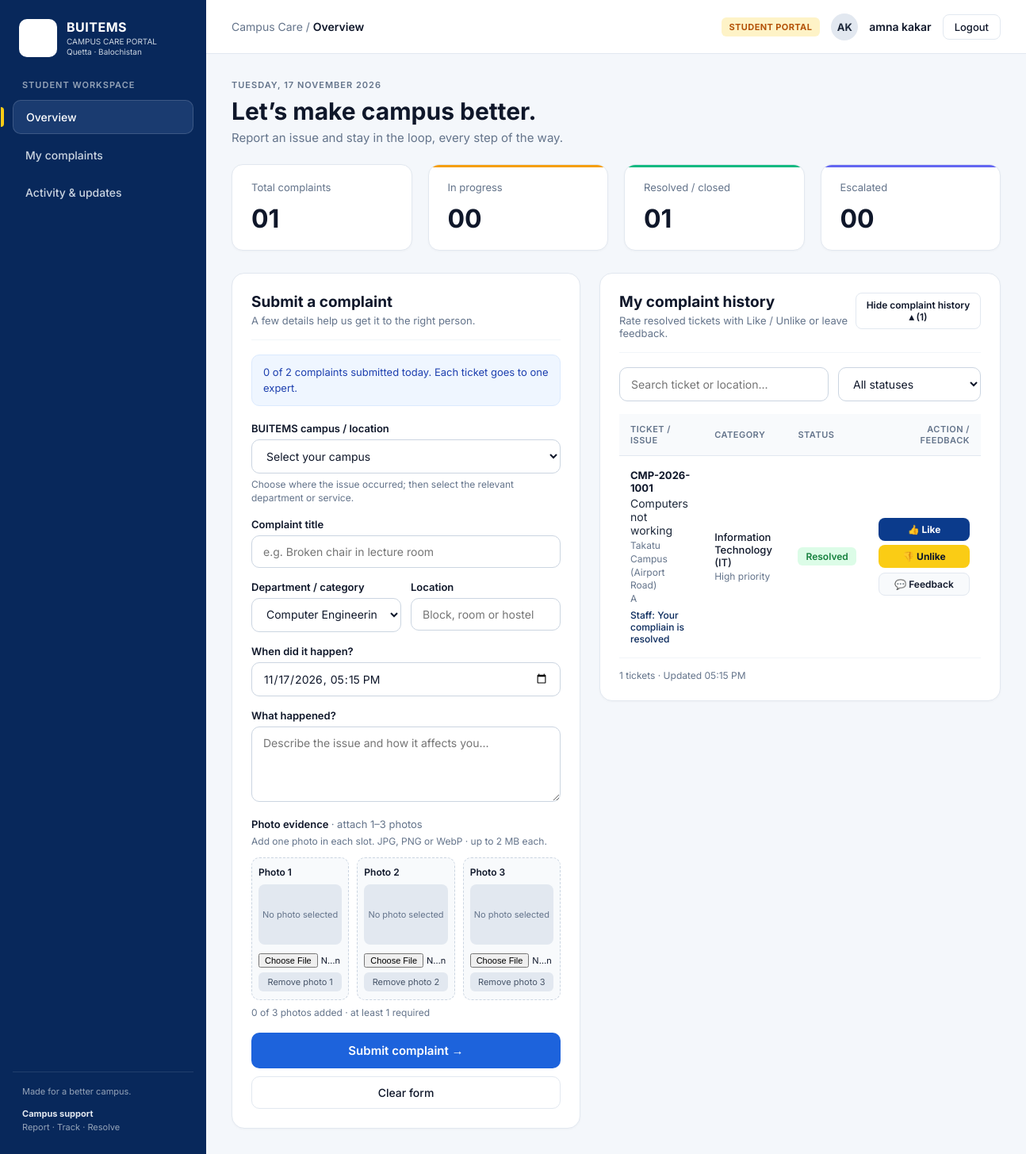
Screenshot of /student_dashboard.php (signed in) with the database file from the repository.
### tables this page shows
CREATE TABLE `users` (
  `id` int(11) NOT NULL,
  `full_name` varchar(100) NOT NULL,
  `email` varchar(120) NOT NULL,
  `password` varchar(255) NOT NULL,
  `role` enum('student','staff','admin') DEFAULT 'student',
  `created_at` timestamp NOT NULL DEFAULT current_timestamp()
);

CREATE TABLE `complaints` (
  `id` int(11) NOT NULL,
  `ticket_code` varchar(30) NOT NULL,
  `student_id` int(11) NOT NULL,
  `campus` varchar(100) NOT NULL,
  `title` varchar(200) NOT NULL,
  `department` varchar(100) NOT NULL,
  `location` varchar(150) NOT NULL,
  `incident_time` datetime NOT NULL,
  `description` text NOT NULL,
  `photo1` varchar(255) NOT NULL,
  `photo2` varchar(255) DEFAULT NULL,
  `photo3` varchar(255) DEFAULT NULL,
  `priority` enum('Low','Medium','High') DEFAULT 'Medium',
  `status` enum('Assigned','In Progress','Resolved','Escalated','Closed','Reopened') DEFAULT 'In Progress',
  `admin_notes` text DEFAULT NULL,
  `created_at` timestamp NOT NULL DEFAULT current_timestamp(),
  `assigned_staff_id` int(11) DEFAULT NULL
);

### student_dashboard.php (the view, shortened to what this page needs)
<?php
$host = "localhost";
$dbname = "buitems_complaints";
$username = "root";
$password = "";
try {
    $pdo = new PDO("mysql:host=$host;dbname=$dbname;charset=utf8mb4", $username, $password);
    $pdo->setAttribute(PDO::ATTR_ERRMODE, PDO::ERRMODE_EXCEPTION);
} catch (PDOException $e) {
    die("Database connection failed: " . $e->getMessage());
}
$student_id = $_SESSION['user_id'];
$stmtUser = $pdo->prepare("SELECT full_name, email FROM users WHERE id = ? AND role = 'student'");
$stmtUser->execute([$student_id]);
$currentUser = $stmtUser->fetch(PDO::FETCH_ASSOC);
$student_name = $currentUser['full_name'];
$name_parts = explode(' ', trim($student_name));
$initials = strtoupper(substr($name_parts[0], 0, 1) . (isset($name_parts[1]) ? substr($name_parts[1], 0, 1) : ''));
$stmtToday = $pdo->prepare("SELECT COUNT(*) FROM complaints WHERE student_id = ? AND DATE(created_at) = CURDATE()");
$stmtToday->execute([$student_id]);
$today_count = (int)$stmtToday->fetchColumn();
$stmtStats = $pdo->prepare("
    SELECT
        COUNT(*) AS total,
        SUM(CASE WHEN status IN ('In Progress', 'Assigned', 'Reopened') THEN 1 ELSE 0 END) AS in_progress,
        SUM(CASE WHEN status IN ('Resolved', 'Closed') THEN 1 ELSE 0 END) AS resolved,
        SUM(CASE WHEN status = 'Escalated' THEN 1 ELSE 0 END) AS escalated
    FROM complaints
    WHERE student_id = ?
");
$stmtStats->execute([$student_id]);
$stats = $stmtStats->fetch(PDO::FETCH_ASSOC);
$total_complaints = str_pad((int)($stats['total'] ?? 0), 2, '0', STR_PAD_LEFT);
$in_progress_count = str_pad((int)($stats['in_progress'] ?? 0), 2, '0', STR_PAD_LEFT);
$resolved_count = str_pad((int)($stats['resolved'] ?? 0), 2, '0', STR_PAD_LEFT);
$escalated_count = str_pad((int)($stats['escalated'] ?? 0), 2, '0', STR_PAD_LEFT);
$stmtList = $pdo->prepare("SELECT * FROM complaints WHERE student_id = ? ORDER BY created_at DESC");
$stmtList->execute([$student_id]);
$complaints = $stmtList->fetchAll(PDO::FETCH_ASSOC);
$current_date_banner = strtoupper(date('l, d F Y'));
?>
<!DOCTYPE html>
<html lang="en">
<head>
</head>
<body>
    <aside class="sidebar">
        <div>
            <div class="brand-box">
                <div class="brand-logo">
                </div>
                <div class="brand-text">
                    <h2>BUITEMS</h2>
                    <p>CAMPUS CARE PORTAL<br>Quetta · Balochistan</p>
                </div>
            </div>
            <div class="nav-label">STUDENT WORKSPACE</div>
            <ul class="nav-menu">
                <li class="nav-item active"><a href="#overview">Overview</a></li>
                <li class="nav-item"><a href="#complaints-section">My complaints</a></li>
                <li class="nav-item"><a href="#complaints-section">Activity &amp; updates</a></li>
            </ul>
        </div>
        <div class="sidebar-footer">
            Made for a better campus.
            <strong>Campus support</strong>
            Report · Track · Resolve
        </div>
    </aside>
    <div class="main-wrapper">
        <header class="topbar">
            <div class="breadcrumb">
                Campus Care / <span>Overview</span>
            </div>
            <div class="user-controls">
                <span class="role-badge">STUDENT PORTAL</span>
                <div class="avatar-circle"><?php echo htmlspecialchars($initials); ?></div>
                <span class="user-name"><?php echo htmlspecialchars($student_name); ?></span>
                <a href="logout.php" class="btn-logout">Logout</a>
            </div>
        </header>
        <main class="content-container" id="overview">
            <div class="date-label"><?php echo $current_date_banner; ?></div>
            <h1 class="hero-title">Let’s make campus better.</h1>
            <p class="hero-subtitle">Report an issue and stay in the loop, every step of the way.</p>
            <section class="stats-grid">
                <div class="stat-card total">
                    <div class="stat-title">Total complaints</div>
                    <div class="stat-value"><?php echo $total_complaints; ?></div>
                </div>
                <div class="stat-card progress">
                    <div class="stat-title">In progress</div>
                    <div class="stat-value"><?php echo $in_progress_count; ?></div>
                </div>
                <div class="stat-card resolved">
                    <div class="stat-title">Resolved / closed</div>
                    <div class="stat-value"><?php echo $resolved_count; ?></div>
                </div>
                <div class="stat-card escalated">
                    <div class="stat-title">Escalated</div>
                    <div class="stat-value"><?php echo $escalated_count; ?></div>
                </div>
            </section>
            <section class="workspace-grid" id="complaints-section">
                <div class="panel-card">
                    <div class="panel-header">
                        <div>
                            <h3>Submit a complaint</h3>
                            <p>A few details help us get it to the right person.</p>
                        </div>
                    </div>
                    <div class="limit-banner">
                        <?php echo $today_count; ?> of 2 complaints submitted today. Each ticket goes to one expert.
                    </div>
                    <form method="POST" action="" enctype="multipart/form-data" id="complaintForm">
                        <div class="form-group">
                            <label for="campus">BUITEMS campus / location</label>
                            <select name="campus" id="campus" class="form-control" required>
                                <option value="">Select your campus</option>
                            </select>
                            <div class="form-helper">Choose where the issue occurred; then select the relevant department or service.</div>
                        </div>
                        <div class="form-group">
                            <label for="title">Complaint title</label>
                            <input type="text" name="title" id="title" class="form-control" placeholder="e.g. Broken chair in lecture room" required>
                        </div>
                        <div class="form-row-2">
                            <div class="form-group">
                                <label for="department">Department / category</label>
                                <select name="department" id="department" class="form-control" required>
                                    <option value="Computer Engineering">Computer Engineering</option>
                                </select>
                            </div>
                            <div class="form-group">
                                <label for="location">Location</label>
                                <input type="text" name="location" id="location" class="form-control" placeholder="Block, room or hostel" required>
                            </div>
                        </div>
                        <div class="form-group">
                            <label for="incident_time">When did it happen?</label>
                            <input type="datetime-local" name="incident_time" id="incident_time" class="form-control" value="<?php echo date('Y-m-d\TH:i'); ?>" required>
                        </div>
                        <div class="form-group">
                            <label for="description">What happened?</label>
                            <textarea name="description" id="description" class="form-control" placeholder="Describe the issue and how it affects you..." required></textarea>
                        </div>
                        <div class="photo-section-title">Photo evidence <span>· attach 1–3 photos</span></div>
                        <div class="form-helper">Add one photo in each slot. JPG, PNG or WebP · up to 2 MB each.</div>
                        <div class="photo-grid">
                            <?php for ($p = 1; $p <= 3; $p++): ?>
                            <div class="photo-slot">
                                <div class="photo-slot-label">Photo <?php echo $p; ?></div>
                                <div class="photo-preview-box" id="previewBox<?php echo $p; ?>">No photo selected</div>
                                <input type="file" name="photo<?php echo $p; ?>" id="photo<?php echo $p; ?>" class="photo-file-input" accept="image/jpeg,image/png,image/webp" onchange="previewPhoto(<?php echo $p; ?>)">
                                <button type="button" class="btn-remove-photo" onclick="removePhoto(<?php echo $p; ?>)">Remove photo <?php echo $p; ?></button>
                            </div>
                            <?php endfor; ?>
                        </div>
                        <div class="photo-counter" id="photoCounterText">0 of 3 photos added · at least 1 required</div>
                        <button type="submit" name="submit_complaint" class="btn-submit">Submit complaint &rarr;</button>
                        <button type="button" class="btn-clear" onclick="resetComplaintForm()">Clear form</button>
                    </form>
                </div>
                <div class="panel-card">
                    <div class="panel-header">
                        <div>
                            <h3>My complaint history</h3>
                            <p>Rate resolved tickets with Like / Unlike or leave feedback.</p>
                        </div>
                        <button type="button" class="btn-toggle-history" id="toggleHistoryBtn" onclick="toggleHistory()">
                            Hide complaint history &#9652; (<?php echo count($complaints); ?>)
                        </button>
                    </div>
                    <div id="historyBody">
                        <div class="filter-bar">
                            <input type="text" id="searchInput" class="form-control" placeholder="Search ticket or location..." onkeyup="filterTickets()">
                            <select id="statusFilter" class="form-control" onchange="filterTickets()">
                                <option value="all">All statuses</option>
                            </select>
                        </div>
                        <table class="history-table" id="ticketsTable">
                            <thead>
                                <tr>
                                    <th>TICKET / ISSUE</th>
                                    <th>CATEGORY</th>
                                    <th>STATUS</th>
                                    <th style="text-align: right;">ACTION / FEEDBACK</th>
                                </tr>
                            </thead>
                            <tbody>
                                <?php if (count($complaints) > 0): ?>
                                    <?php foreach ($complaints as $row): ?>
                                        <?php
                                            $badge_class = 'status-progress';
                                            if ($row['status'] === 'Resolved') $badge_class = 'status-resolved';
                                            elseif ($row['status'] === 'Closed') $badge_class = 'status-closed';
                                            elseif ($row['status'] === 'Escalated') $badge_class = 'status-escalated';
                                        ?>
                                        <tr class="ticket-row" data-status="<?php echo htmlspecialchars($row['status']); ?>">
                                            <td>
                                                <div class="ticket-code"><?php echo htmlspecialchars($row['ticket_code']); ?></div>
                                                <div class="ticket-title"><?php echo htmlspecialchars($row['title']); ?></div>
                                                <div class="ticket-meta">
                                                    <?php echo htmlspecialchars($row['campus']); ?><br>
                                                    <?php echo htmlspecialchars($row['location']); ?>
                                                </div>
                                                <?php if (!empty($row['admin_notes'])): ?>
                                                    <div class="staff-note-text">
                                                        Staff: <?php echo htmlspecialchars($row['admin_notes']); ?>
                                                    </div>
                                                <?php endif; ?>
                                            </td>
                                            <td>
                                                <div class="cat-name"><?php echo htmlspecialchars($row['department']); ?></div>
                                                <div class="cat-priority"><?php echo htmlspecialchars($row['priority']); ?> priority</div>
                                            </td>
                                            <td>
                                                <span class="status-pill <?php echo $badge_class; ?>">
                                                    <?php echo htmlspecialchars($row['status']); ?>
                                                </span>
                                            </td>
                                            <td style="text-align: right;">
                                                <div class="action-stack">
                                                    <?php if ($row['status'] === 'Resolved'): ?>
                                                        <form method="POST" action="" style="display:flex; flex-direction:column; gap:5px;">
                                                            <button type="submit" name="feedback_action" value="Like" class="btn-like-pill">&#128077; Like</button>
                                                            <button type="submit" name="feedback_action" value="Unlike" class="btn-unlike-pill">&#128078; Unlike</button>
                                                        </form>
                                                    <?php endif; ?>
                                                    <button type="button" class="btn-feedback-pill" onclick='openTicketModal(<?php echo htmlspecialchars(json_encode($row), ENT_QUOTES, "UTF-8"); ?>)'>
                                                        &#128172; Feedback
                                                    </button>
                                                </div>
                                            </td>
                                        </tr>
                                    <?php endforeach; ?>
                                <?php endif; ?>
                            </tbody>
                        </table>
                        <div class="table-footer">
                            <?php echo count($complaints); ?> tickets · Updated <?php echo date('h:i A'); ?>
                        </div>
                    </div>
                </div>
            </section>
        </main>
    </div>
</body>
</html>

### rows the page displays
users: full_name "AK", full_name "amna kakar"
complaints: ticket_code "CMP-2026-1001", title "Computers not working", campus "Takatu Campus (Airport Road)", location "A", admin_notes "Your compliain is resolved", department "Information Technology (IT)", priority "High", status "Resolved"

### other values shown
$current_date_banner "TUESDAY, 17 NOVEMBER 2026"
$total_complaints "01"
$in_progress_count "00"
$resolved_count "01"
$escalated_count "00"
$today_count "0"
count($complaints) "1"
